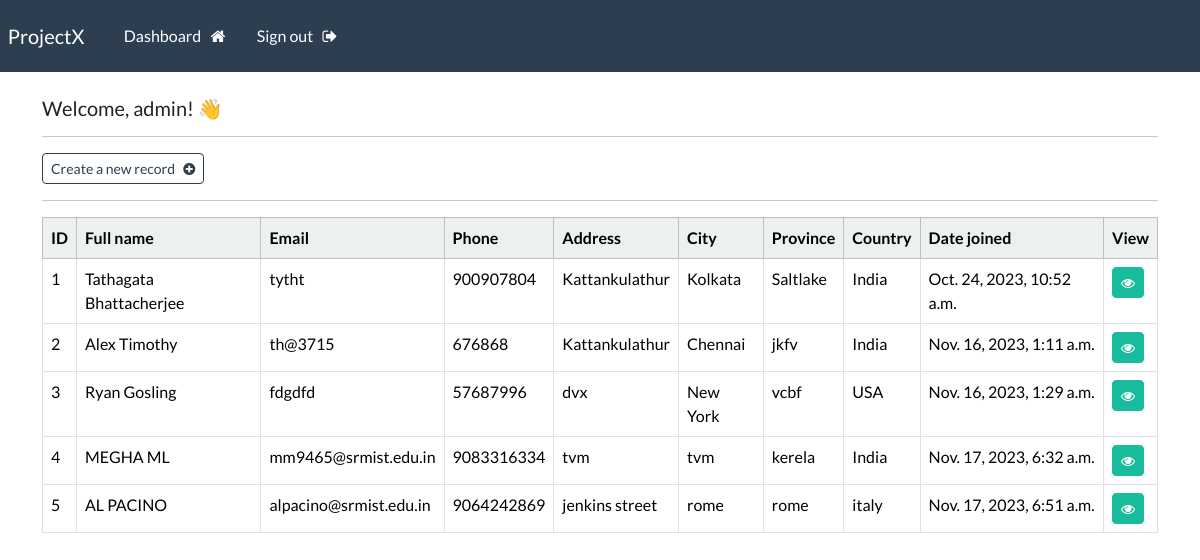
The page /dashboard (signed in) on the database its author committed.
### web/models.py (models this page shows, shortened)
class Record(models.Model):
    creation_date = models.DateTimeField(auto_now_add=True)
    first_name = models.CharField(max_length=100)
    last_name = models.CharField(max_length=100)
    email = models.CharField(max_length=255)
    phone = models.CharField(max_length=20)
    address = models.CharField(max_length=300)
    city = models.CharField(max_length=255)
    province = models.CharField(max_length=200)
    country = models.CharField(max_length=125)

### web/views.py (the view)
# urls.py: path('dashboard', views.dashboard, name="dashboard"),
@login_required(login_url='my-login')
def dashboard(request):
    my_records = Record.objects.all()
    context = {'records': my_records}
    return render(request, 'webapp/dashboard.html', context=context)

### web/templates/webapp/dashboard.html
{% extends 'webapp/base.html' %}
{% block content %}
    <h5> Welcome, {{user}}! 👋 </h5>
    <hr>
    <a class="btn btn-outline-primary btn-sm" href="{% url 'create-record' %}">
        Create a new record &nbsp; <i class="fa fa-plus-circle" aria-hidden="true"></i>
    </a>
    <hr>
    <table class="table table-hover table-bordered">
        <thead class="table-light">
            <tr>
                <th scope="col"> ID </th>
                <th scope="col"> Full name </th>
                <th scope="col"> Email </th>
                <th scope="col"> Phone </th>
                <th scope="col"> Address </th>
                <th scope="col"> City </th>
                <th scope="col"> Province </th>
                <th scope="col"> Country </th>
                <th scope="col"> Date joined </th>
                <th scope="col"> View </th>
            </tr>
        </thead>
        <tbody>
        {% if records %}
            {% for record in records %}
            <tr>
                <td> {{record.id}} </td>
                <td> {{record.first_name}}  {{record.last_name}} </td>
                <td> {{record.email}} </td>
                <td> {{record.phone}} </td>
                <td> {{record.address}} </td>
                <td> {{record.city}} </td>
                <td> {{record.province}} </td>
                <td> {{record.country}} </td>
                <td> {{record.creation_date}} </td>
                <td> <a class="btn btn-success btn-sm" href="{% url 'record' record.id %}"> <i class="fa fa-eye" aria-hidden="true"></i> </a> </td>
            </tr>
            {% endfor %}
        {% endif %}
        </tbody>
    </table>
{% endblock %}

### web/templates/webapp/base.html (shortened to what this page needs)
{% load static %}
<!DOCTYPE html>
<html>
    <head>
        <link rel="stylesheet" type="text/css" href="https://bootswatch.com/5/flatly/bootstrap.min.css">
        <link rel="stylesheet" type="text/css" href="{% static 'css/styles.css' %}">
        <link rel="stylesheet" href="https://cdnjs.cloudflare.com/ajax/libs/font-awesome/4.7.0/css/font-awesome.min.css">
    </head>
    <body>
        {% include 'webapp/navbar.html' %}
        <div class="container">
            <br>
           {% block content %}
           {% endblock %}
        </div>
    </body>
</html>

### web/templates/webapp/navbar.html (shortened to what this page needs)
<nav class="navbar navbar-expand-lg navbar-dark bg-primary justify-content-center">
    <a class="navbar-brand main-heading" href="{% url '' %}">
      &nbsp; ProjectX
    </a>
      <div class="collapse navbar-collapse text-center" id="navbarNavDropdown">
        <ul class="navbar-nav mr-auto">
          {% if user.is_authenticated %}
            <li class="nav-item">
              <a class="nav-link" href="{% url 'dashboard' %}">Dashboard &nbsp; <i class="fa fa-home" aria-hidden="true"></i> </a>
            </li>
            <li class="nav-item">
              <a class="nav-link" href="{% url 'user-logout' %}">Sign out &nbsp; <i class="fa fa-sign-out" aria-hidden="true"></i> </a>
            </li>
        </ul>
        {% endif %}
      </div>
  </nav>

### rows shown on the page
Record: id "1", first_name "Tathagata", last_name "Bhattacherjee", email "tytht", phone "900907804", address "Kattankulathur", city "Kolkata", province "Saltlake", country "India", creation_date "Oct. 24, 2023, 10:52 a.m."
Record: id "2", first_name "Alex", last_name "Timothy", email "th@3715", phone "676868", address "Kattankulathur", city "Chennai", province "jkfv", country "India", creation_date "Nov. 16, 2023, 1:11 a.m."
Record: id "3", first_name "Ryan", last_name "Gosling", email "fdgdfd", phone "57687996", address "dvx", city "New York", province "vcbf", country "USA", creation_date "Nov. 16, 2023, 1:29 a.m."
Record: id "4", first_name "MEGHA", last_name "ML", email "mm9465@srmist.edu.in", phone "9083316334", address "tvm", city "tvm", province "kerela", country "India", creation_date "Nov. 17, 2023, 6:32 a.m."
Record: id "5", first_name "AL", last_name "PACINO", email "alpacino@srmist.edu.in", phone "9064242869", address "jenkins street", city "rome", province "rome", country "italy", creation_date "Nov. 17, 2023, 6:51 a.m."

### other values the page prints
{{ user }} "admin"
